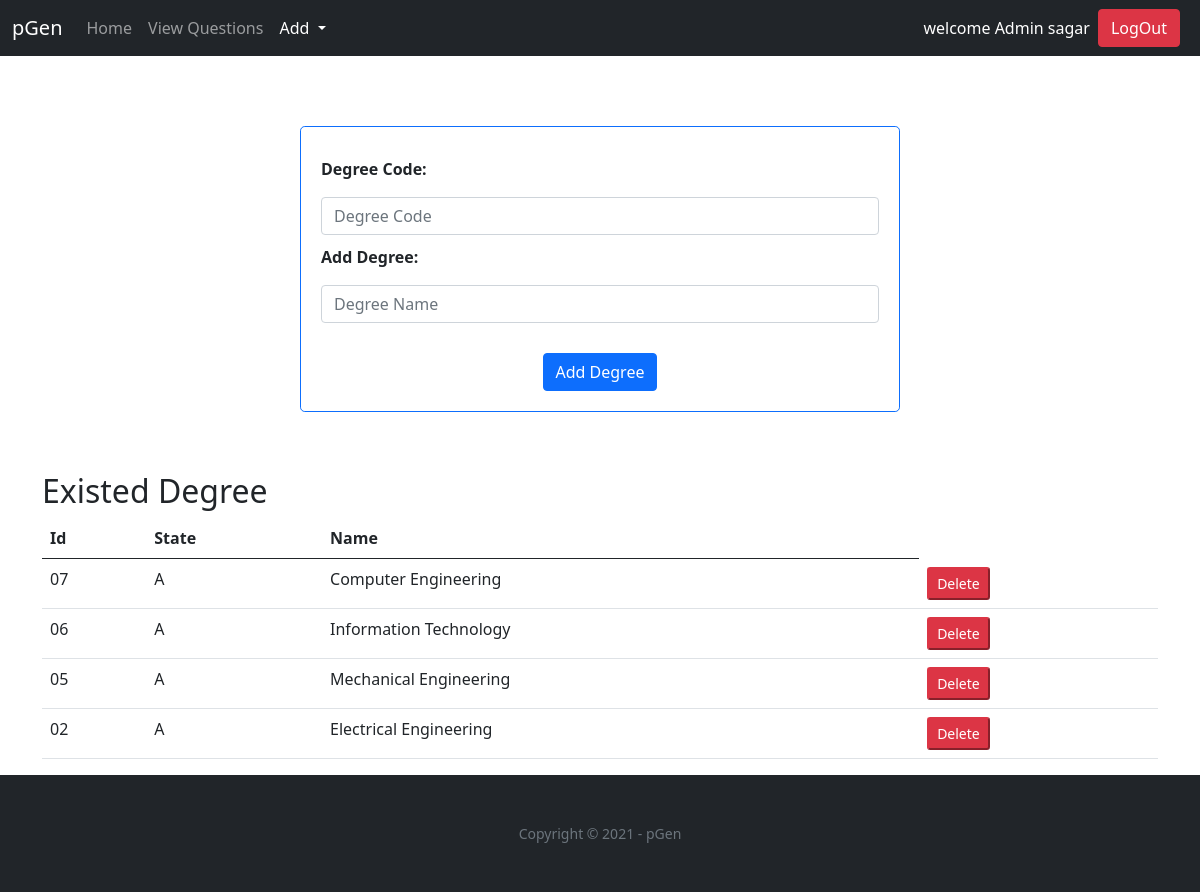
/admin/adddegree.php (signed in), run on the app's committed database.
### tables this page shows
CREATE TABLE `tbldegree` (
  `sysId` int(11) NOT NULL,
  `createdDate` date DEFAULT NULL,
  `createdUserId` int(11) DEFAULT NULL,
  `modifiedDate` date DEFAULT NULL,
  `modifiedUserId` int(11) DEFAULT NULL,
  `sysStatus` varchar(1) NOT NULL DEFAULT 'A',
  `degreeCode` varchar(11) NOT NULL,
  `degreeName` varchar(30) NOT NULL
);

### admin/adddegree.php (the view, shortened to what this page needs)
<!doctype html>
<html lang="en" style="height: 100%;">
<head>
    <link href="https://cdn.jsdelivr.net/npm/bootstrap@5.0.0-beta2/dist/css/bootstrap.min.css" rel="stylesheet"
>
        <a href="deleteDegree.php"><link rel="stylesheet" href="https://cdnjs.cloudflare.com/ajax/libs/font-awesome/4.7.0/css/font-awesome.min.css">
<link href="//netdna.bootstrapcdn.com/font-awesome/3.2.1/css/font-awesome.css" rel="stylesheet">
    </head>
<body style="min-height: 100%; display: flex; flex-direction: column;">
<nav class="navbar navbar-expand-lg navbar navbar-dark bg-dark">
    <div class="container-fluid">
      <a class="navbar-brand" href="#">pGen</a>
      <div class="collapse navbar-collapse" id="navbarSupportedContent">
        <ul class="navbar-nav me-auto mb-2 mb-lg-0">
          <li class="nav-item">
            <a class="nav-link" aria-current="page" href="questionPaper.php">Home</a>
          </li>
          <li class="nav-item">
            <a class="nav-link" aria-current="page" href="viewquestions.php">View Questions</a>
          </li>
          <li class="nav-item dropdown">
            <a class="nav-link dropdown-toggle active" href="#" id="navbarDropdown" role="button"
              data-bs-toggle="dropdown" aria-expanded="false">
              Add
            </a>
          </li>
        </ul>
        <div style="color: white">
        <?php
        if(isset($_SESSION['adminEmail']))
        {
          echo "welcome Admin ".$_SESSION['adminFname'];
        }
          else
        {
              header("location:alogin.php");
        }
        ?>
      </div>
        <div class="mx-2">
          <a class="btn btn-danger" href="logout.php">LogOut</a>
        </div>
      </div>
    </div>
  </nav>
    <form method="POST">
        <div class="container-md col-md-6 border border-primary rounded-3"
            style="margin-top: 70px; padding: 20px; text-align: center; margin-bottom: 60px;">
            <p class="text-sm-start fw-bold" style="margin-top: 10px;">Degree Code:</p>
            <input type="text" class="form-control" placeholder="Degree Code" name="degreeId"
                style=""></input>
            <p class="text-sm-start fw-bold" style="margin-top: 10px;">Add Degree:</p>
            <input type="text" class="form-control" placeholder="Degree Name" name="degreeName" required></input>
                <input type="submit" class="btn btn-primary"  style="margin-top:30px;" name="addDegree" value="Add Degree" required></input>
        </div>
    </form>
    <div class="container">
        <h2>Existed Degree</h2>
        <table class="table table-hover">
          <thead>
            <tr>
              <th>Id</th>
              <th>State</th>
              <th>Name</th>
            </tr>
          </thead>
          <tbody>
          <?php
				$c=mysqli_connect("localhost","root","");
				if($c){
					mysqli_select_db($c,"pgen");
				$qry="select * from tbldegree where sysStatus = 'A'";
				$log1=mysqli_query($c,$qry);
				while($row = mysqli_fetch_array($log1)){
				?>
 <form method="POST" action="delete.php">
            <tr>
           <?php
$output = '
             <td>'.$row['degreeCode'].'</td>
              <td>'.$row['sysStatus']. '</td>
              <td>'.$row['degreeName']. '</td>
<td><button type="button" name="delete" class="btn-danger btn-sm delete" id='.$row["sysId"].'>Delete</button></td>';
echo $output;
   ?>
            </tr>
            </form>
				<?php
		}
			?>
          </tbody>
        </table>
      </div>
    <footer class="bg-dark py-5" style="margin-top: auto;">
        <div class="container">
            <div class="small text-center text-muted">Copyright © 2021 - pGen</div>
        </div>
    </footer>
    </body>
</html>
<?php
            }
		?>

### data on the page
tbldegree: degreeCode "07", sysStatus "A", degreeName "Computer Engineering"
tbldegree: degreeCode "06", sysStatus "A", degreeName "Information Technology"
tbldegree: degreeCode "05", sysStatus "A", degreeName "Mechanical Engineering"
tbldegree: degreeCode "02", sysStatus "A", degreeName "Electrical Engineering"

### other printed values
$_SESSION['adminFname'] "sagar"
